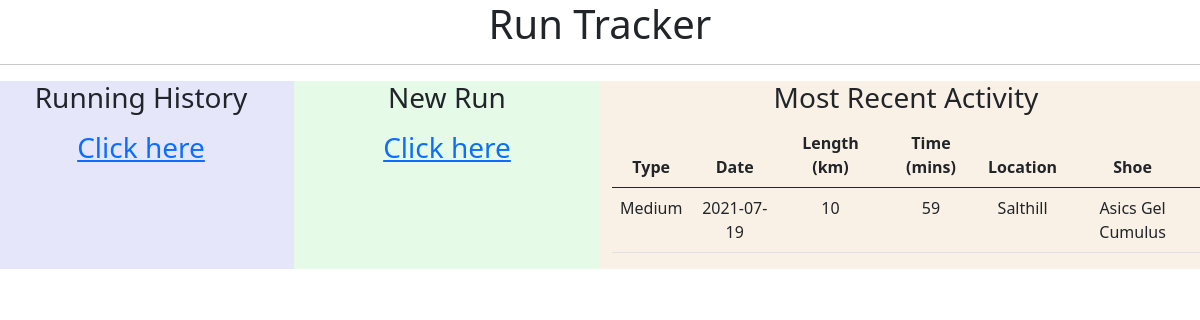
The page / on the database its author committed.
### Model/Run.py (models this page shows, shortened)
class Run(db.Model):
    __tablename__ = 'runs'
    id = db.Column('run_id', db.Integer, primary_key = True)
    length = db.Column(db.String(50))
    location = db.Column(db.Integer, ForeignKey('runlocation.runlocation_id'))
    time = db.Column(db.String(10))
    shoe = db.Column(db.Integer, ForeignKey('shoes.shoe_id'))
    date = db.Column(db.String(10))
    typeofrun = db.Column(db.Integer, ForeignKey('runtype.runtype_id'))
    related_type_of_run = relationship('Runtype', backref='Run',lazy="joined")
    related_location_of_run = relationship('Runlocation', backref='Run',lazy="joined")
    related_shoe_of_run = relationship('Shoe', backref='Run',lazy="joined")

### Model/Runtype.py (models this page shows, shortened)
class Runtype(db.Model):
    __tablename__ = 'runtype'
    id = db.Column('runtype_id', db.Integer, primary_key = True)
    description = db.Column(db.String(100))

### Model/Runlocation.py (models this page shows, shortened)
class Runlocation(db.Model):
    __tablename__ = 'runlocation'
    id = db.Column('runlocation_id', db.Integer, primary_key = True)
    description = db.Column(db.String(100))

### Model/Shoe.py (models this page shows, shortened)
class Shoe(db.Model):
    __tablename__ = 'shoes'
    id = db.Column('shoe_id', db.Integer, primary_key = True)
    description = db.Column(db.String(100))

### Controllers/RunController.py (the view)
@options_run.route("/")
def run_options():
    runs = Run.query.order_by(desc(Run.date)).limit(1)
    return render_template('run_options.html',recent = runs)

### Templates/run_options.html (shortened to what this page needs)
<!DOCTYPE html>
<html lang = "en">
   <head>
      <link href="https://cdn.jsdelivr.net/npm/bootstrap@5.0.2/dist/css/bootstrap.min.css" rel="stylesheet"></head>
   <body>
      <div class="col-sm-12 text-center" style="background-color:rgb(255, 255, 255);">
         <h1> Run Tracker</h1>
         </div>
      <hr/>
<div class="row">
<div class="col-sm-3 text-center" style="background-color:lavender;">
   <h3> Running History <p></p> <a href = "{{ url_for('data_run.run_data') }}"> Click here
      </a></h3>
   </div>
<div class="col-sm-3 text-center" style="background-color:rgb(230, 250, 232);">
      <h3>New Run <p></p><a href = "{{ url_for('new_run.run_new') }}"> Click here
         </a></h3>
      </div>
<div class="col-sm-6 text-center" style="background-color:rgb(250, 241, 230);">
   <h3>Most Recent Activity</h3>
         <table class="table table-hover">
         <thead>
             <tr>
                 <th>Type</th>
                 <th>Date</th>
                 <th>Length (km)</th>
                 <th>Time (mins)</th>
                 <th>Location </th>
                 <th>Shoe </th>
             </tr>
         </thead>
         <tbody class="text-center">
         {% for row in recent| batch(1) %}
            {% include "run_recent.html" %}
        {% endfor %}
         </tbody>
         </table>
</div>
</div>
</html>

### Templates/run_recent.html
<tr>
    <td>{{ row[0].related_type_of_run.description}}</td>
    <td>{{ row[0].date }}</td>
    <td>{{ row[0].length }}</td>
    <td>{{ row[0].time }}</td>
    <td>{{ row[0].related_location_of_run.description}}</td>
    <td>{{ row[0].related_shoe_of_run.description}}</td>
</tr>

### rows shown on the page
Run: description "Medium", date "2021-07-19", length "10", time "59", description "Salthill", description "Asics Gel Cumulus"
